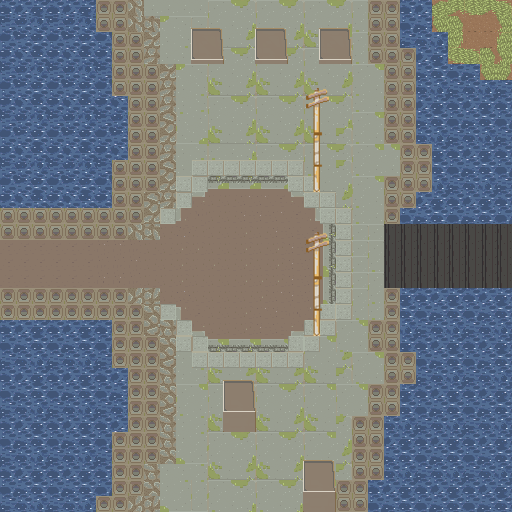

A level layout from a 2D game, rendered from its tile map. Below: a short description, then the map file with tile-grid data replaced by summaries:
An orthogonal 32x32 tile map with 16x16 px tiles, 3 tile layers (Tile Layer 1, objetos, overlay), 3 tilesets and 5 objects.

<map version="1.5" tiledversion="1.7.2" orientation="orthogonal" renderorder="right-down" width="32" height="32" tilewidth="16" tileheight="16" infinite="0" nextlayerid="5" nextobjectid="8">
 <tileset firstgid="1" source="Mundo.tsx" />
 <tileset firstgid="1061" source="Adiciones1.tsx" />
 <tileset firstgid="1278" source="Cosas.tsx" />
 <layer id="1" name="Tile Layer 1" width="32" height="32">
  <data>[1024 cells, 1024 non-empty, 56 distinct tile ids]</data>
 </layer>
 <layer id="2" name="objetos" width="32" height="32">
  <data>[1024 cells, 53 non-empty, 13 distinct tile ids]</data>
 </layer>
 <layer id="3" name="overlay" width="32" height="32">
  <data>[1024 cells, 54 non-empty, 22 distinct tile ids]</data>
 </layer>
 <objectgroup id="4" name="colisiones">
  <object id="2" x="368" y="0">
   <polyline points="0,0 0,64 16,64 16,144 32,144 32,176 16,176 16,224 144,224 144,288 16,288 16,304 16,320 0,320 0,352 16,352 16,384 0,384 0,416 -16,416 -16,480 -32,480 -32,512 -208,512 -208,464 -192,464 -192,320 -208,320 -208,288 -368,288 -368,240 -208,240 -208,208 -192,208 -192,64 -208,64 -208,16 -224,16 -224,0 32,0" />
  </object>
  <object id="3" x="223.5" y="393" width="32" height="32" />
  <object id="5" x="303" y="470.5" width="32" height="32" />
  <object id="6" x="313.5" y="320" width="6.25" height="15.5" />
  <object id="7" x="313.375" y="176.25" width="6.25" height="15.5" />
 </objectgroup>
</map>
